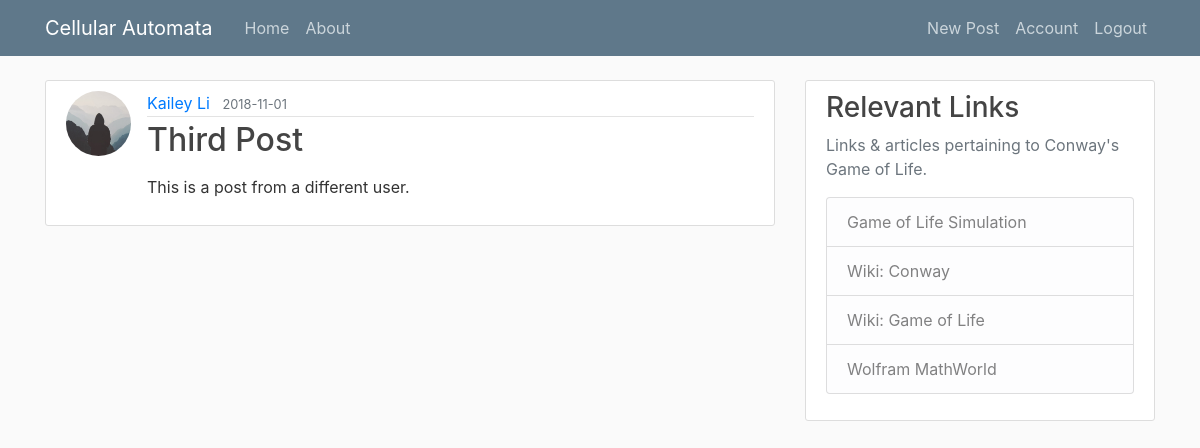
The app's page /post/3 (signed in) with its own data.
### flaskblog/models.py (models this page shows, shortened)
class User(db.Model, UserMixin):
    id = db.Column(db.Integer, primary_key=True)
    username = db.Column(db.String(20), unique=True, nullable=False)
    email = db.Column(db.String(120), unique=True, nullable=False)
    image_file = db.Column(db.String(20), nullable=False,
                           default='default.jpg')
    password = db.Column(db.String(60), nullable=False)
    posts = db.relationship('Post', backref='author', lazy=True)

class Post(db.Model):
    id = db.Column(db.Integer, primary_key=True)
    title = db.Column(db.String(100), nullable=False)
    date_posted = db.Column(db.DateTime, nullable=False,
                            default=datetime.utcnow)
    content = db.Column(db.Text, nullable=False)
    user_id = db.Column(db.Integer, db.ForeignKey('user.id'), nullable=False)

### flaskblog/routes.py (the view)
@app.route("/post/<int:post_id>")
def post(post_id):
    post = Post.query.get_or_404(post_id)
    return render_template('post.html', title=post.title, post=post)

### flaskblog/models.py (called while the page is built)
@login_manager.user_loader
def load_user(user_id):
    return User.query.get(int(user_id))

### flaskblog/templates/post.html (shortened to what this page needs)
{% extends "layout.html" %}
{%block content%}
<article class="media content-section">
    <img class="rounded-circle article-img" src="{{url_for('static', filename='profile_pics/' + post.author.image_file)}}">
    <div class="media-body">
        <div class="article-metadata">
            <a class="mr-2" href="#">{{ post.author.username }}</a>
            <small class="text-muted">{{ post.date_posted.strftime('%Y-%m-%d') }}</small>
        </div>
        <h2 class="article-title">{{ post.title }}</h2>
        <p class="article-content">{% filter markdown%} {{ post.content }} {% endfilter %}</p>
    </div>
</article>
{%endblock content%}

### flaskblog/static/main.css (style rules this page uses)
body { background: #fafafa; color: #333333; margin-top: 5rem; }
h1, h2, h3, h4, h5, h6 { color: #444444; }
.content-section { background: #ffffff; padding: 10px 20px; border: 1px solid #dddddd; border-radius: 3px; margin-bottom: 20px; }
.article-title { color: #444444; }
.article-content { white-space: pre-line; }
.article-img { height: 65px; width: 65px; margin-right: 16px; }
.article-metadata { padding-bottom: 1px; margin-bottom: 4px; border-bottom: 1px solid #e3e3e3; }

### records on screen
User: image_file (placeholder picture), author.username "Kailey Li"
Post: date_posted "2018-11-01", title "Third Post", content "This is a post from a different user."
